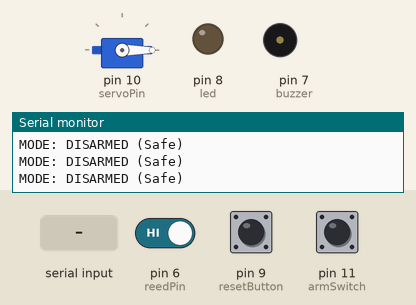
Simulated run of this sketch. Board: Arduino Uno, built with avr-gcc and run on an emulated ATmega328P. On the bench: servo, output pins drawn as LEDs (lit = HIGH), buzzer (waves = sounding), the last lines printed to the serial monitor. The test bench sets the inputs (shaded band); at power-on: pin 11 (armSwitch) HIGH, pin 6 (reedPin) HIGH, pin 9 (resetButton) HIGH. The modem accepts every AT command (registered, SIM ready, sends succeed) and sends nothing else.

Above: at 1.2 s.
1.3 s: pin 11 (armSwitch) pulled LOW for 0.25 s
At 2.6 s:
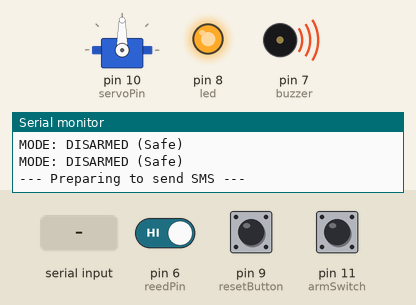
3.0 s: "1" received over the second serial link
Timing chart, 0 to 25.2 s (numbered marks = the images above; inputs shaded):
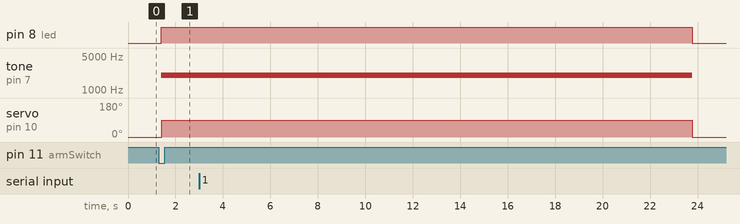

Measured:
- after the input at 1.3 s, pin 8 (led): LOW → HIGH after 0.10 s; tone on pin 7 (buzzer): silent → 2000 Hz after 0.10 s; servo on pin 10 (servoPin): 0° → 90° after 0.11 s

The sketch:

GUARDcode.ino
```cpp
#include <Servo.h>
#include <SoftwareSerial.h>

#define rxPin 2
#define txPin 3

SoftwareSerial sim800L(rxPin, txPin);

// Pin Definitions
const int ldr1 = A1;
const int ldr2 = A2;
const int ldr3 = A3;
const int reedPin = 6;
const int resetButton = 9;
const int armSwitch = 11;
const int led = 8;
const int buzzer = 7;
const int servoPin = 10;

// Objects
Servo myServo;

// Variables
int threshold = 400;
bool alarmActive = false;
bool smsSent = false;

void setup() {
  pinMode(led, OUTPUT);
  pinMode(buzzer, OUTPUT);
  pinMode(resetButton, INPUT_PULLUP);
  pinMode(reedPin, INPUT_PULLUP);
  pinMode(armSwitch, INPUT_PULLUP);

  myServo.attach(servoPin);
  myServo.write(0);

  sim800L.begin(9600);
  Serial.begin(9600);
  Serial.println("System Ready.");
}

void loop() {
  bool systemArmed = (digitalRead(armSwitch) == LOW);

  if (!systemArmed) {
        deactivateAlarm();
    smsSent = false;
    Serial.println("MODE: DISARMED (Safe)");
  }
  else {
    int ldrStatus1 = analogRead(ldr1);
    int ldrStatus2 = analogRead(ldr2);
    int ldrStatus3 = analogRead(ldr3);
    int reedState = digitalRead(reedPin);

    if ((ldrStatus1 > threshold) || (ldrStatus2 > threshold) || (ldrStatus3 > threshold) || (reedState == HIGH)) {
      alarmActive = true;
    }

    if (alarmActive) {
      triggerAlarm();

      if (!smsSent) {
        send_sms();
        make_call();
        smsSent = true;
      }
    } else {
      Serial.println("MODE: ARMED (Scanning...)");
    }
  }

  if (digitalRead(resetButton) == LOW) {
    alarmActive = false;
    smsSent = false;
    deactivateAlarm();
    Serial.println("Alarm Silenced manually.");
  }

  delay(200);
}

void triggerAlarm() {
  digitalWrite(led, HIGH);
  tone(buzzer, 2000);
  myServo.write(90);
}

void deactivateAlarm() {
  digitalWrite(led, LOW);
  noTone(buzzer);
  myServo.write(0);
  alarmActive = false;
}

void send_sms() {
  Serial.println("\n--- Preparing to send SMS ---");

  sim800L.println("AT+CMGF=1");
  delay(1000);
  readResponse();

  sim800L.println("AT+CMGS=\"+639455170826\"");
  delay(1000);

  readResponse();
  sim800L.print("THIEF DETECTED!!!!");

  delay(500);

  sim800L.write(26);
  Serial.println("\nMessage pushed to network. Waiting for confirmation...");

  delay(5000);
  readResponse();
}

void make_call() {
  Serial.println("\n--- Initiating Emergency Call ---");

  sim800L.println("ATD+639455170826;");
  delay(1000);
  readResponse();

  Serial.println("Ringing... allowing it to ring for 5 seconds.");
  delay(5000);

  Serial.println("\nHanging up the call...");

  sim800L.println("ATH");
  delay(1000);
  readResponse();
}

void readResponse() {
  delay(500);
  while(sim800L.available()) {
    String response = sim800L.readString();
    Serial.println(response);
  }
}
```
